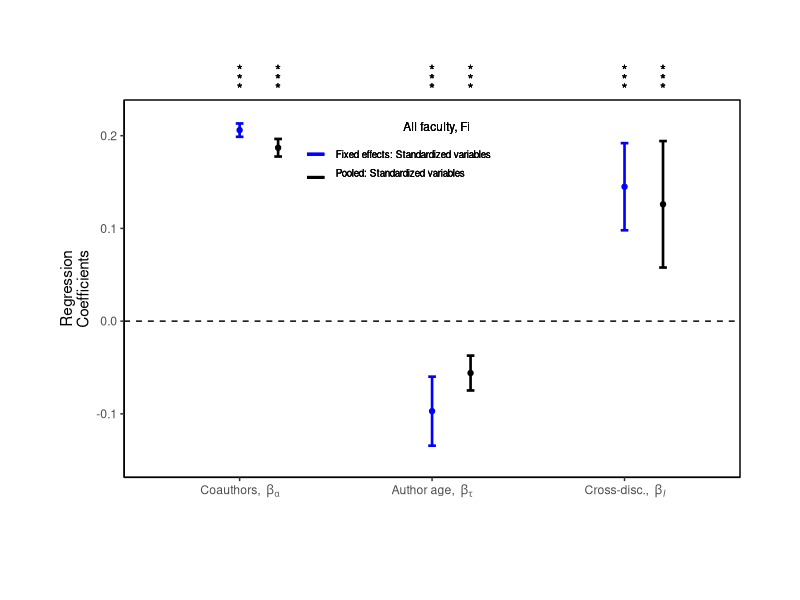

This chart was generated by the following R code:

library(ggplot2, warn.conflicts=F)
library(dplyr, warn.conflicts=F)
library(forcats, warn.conflicts=F)

df <- data.frame(parameters = c("co-authors", "author_age", "cross-disc"),
                 fe_standardized = c(0.206,  -0.0971, 0.145),
                 fe_stand_error  = c(0.00361, 0.0186, 0.0235))

pooled_df = data.frame(parameters = c("co-authors", "author_age", "cross-disc"),
                       fe_standardized = c(0.187,  -0.0560,  0.126),
                       fe_stand_error  = c(0.00474, 0.00940, 0.0341))

fig5A <- ggplot(df, aes(x=parameters, y=fe_standardized))

fig5A + 
  geom_point(data = df, colour = "blue", size = 1.5) +
  geom_errorbar(aes(ymin = fe_standardized + fe_stand_error * 2, 
                    ymax = fe_standardized - fe_stand_error * 2),
                width=0.04, colour = "blue", size=0.9) +

  geom_point(data = pooled_df, 
             aes(x = c(1.2, 2.2, 3.2), y=fe_standardized),
             colour = "black", size = 1.5) +
  geom_errorbar(data = pooled_df, 
                aes(x=c(1.2, 2.2, 3.2),
                ymin = fe_standardized + fe_stand_error * 2, 
                ymax = fe_standardized - fe_stand_error * 2), 
                width=0.04, colour = "black", size=0.9) +
  
  coord_cartesian(ylim = c(-.15, .22), clip = 'off') +
  theme(plot.margin = unit(c(5,3,4,3), "lines"))  +
  geom_hline(yintercept=c(0,3), linetype="dashed") +
  
  geom_text(aes(x=1.0,y=0.27,label="*")) +
  geom_text(aes(x=1.0,y=0.26,label="*")) +
  geom_text(aes(x=1.0,y=0.25,label="*")) +
  
  geom_text(aes(x=2.0,y=0.27,label="*")) +
  geom_text(aes(x=2.0,y=0.26,label="*")) +
  geom_text(aes(x=2.0,y=0.25,label="*")) +

  geom_text(aes(x=3.0,y=0.27,label="*")) +
  geom_text(aes(x=3.0,y=0.26,label="*")) +
  geom_text(aes(x=3.0,y=0.25,label="*")) +

  geom_text(aes(x=1.2,y=0.27,label="*")) +
  geom_text(aes(x=1.2,y=0.26,label="*")) +
  geom_text(aes(x=1.2,y=0.25,label="*")) +
  
  geom_text(aes(x=2.2,y=0.27,label="*")) +
  geom_text(aes(x=2.2,y=0.26,label="*")) +
  geom_text(aes(x=2.2,y=0.25,label="*")) +
  
  geom_text(aes(x=3.2,y=0.27,label="*")) +
  geom_text(aes(x=3.2,y=0.26,label="*")) +
  geom_text(aes(x=3.2,y=0.25,label="*")) +
  
  theme(axis.line = element_line(colour = "black"),
      panel.background = element_blank(),
      panel.border = element_rect(colour = "black", fill=NA, size=.5)
  ) +
  
  labs(x = "", y = "Regression\nCoefficients") +
  geom_text(aes(x=1.85,y=0.21,label="All faculty, Fi"), size = 3.0, hjust = 0) +
  geom_text(size = 2.5, hjust = 0, 
            aes(x=1.5,y=0.18, label="Fixed effects: Standardized variables")) +
  geom_text(size = 2.5, hjust = 0, 
            aes(x=1.5,y=0.16, label="Pooled: Standardized variables")) +
  geom_segment(aes(x= 1.35,y=0.18,xend=1.44,yend=0.18), 
               size = 1, colour = "blue") +
  geom_segment(aes(x= 1.35,y=0.155,xend=1.44,yend=0.155), 
               size = 1, colour = "black") +

  aes(x = fct_inorder(parameters)) +
  scale_x_discrete("", labels = c(expression("Coauthors, " ~ beta[italic(alpha)]), 
                                  expression("Author age, " ~ beta[italic(tau)]), 
                                  expression("Cross-disc., " ~ beta[italic(I)]) ))
  
